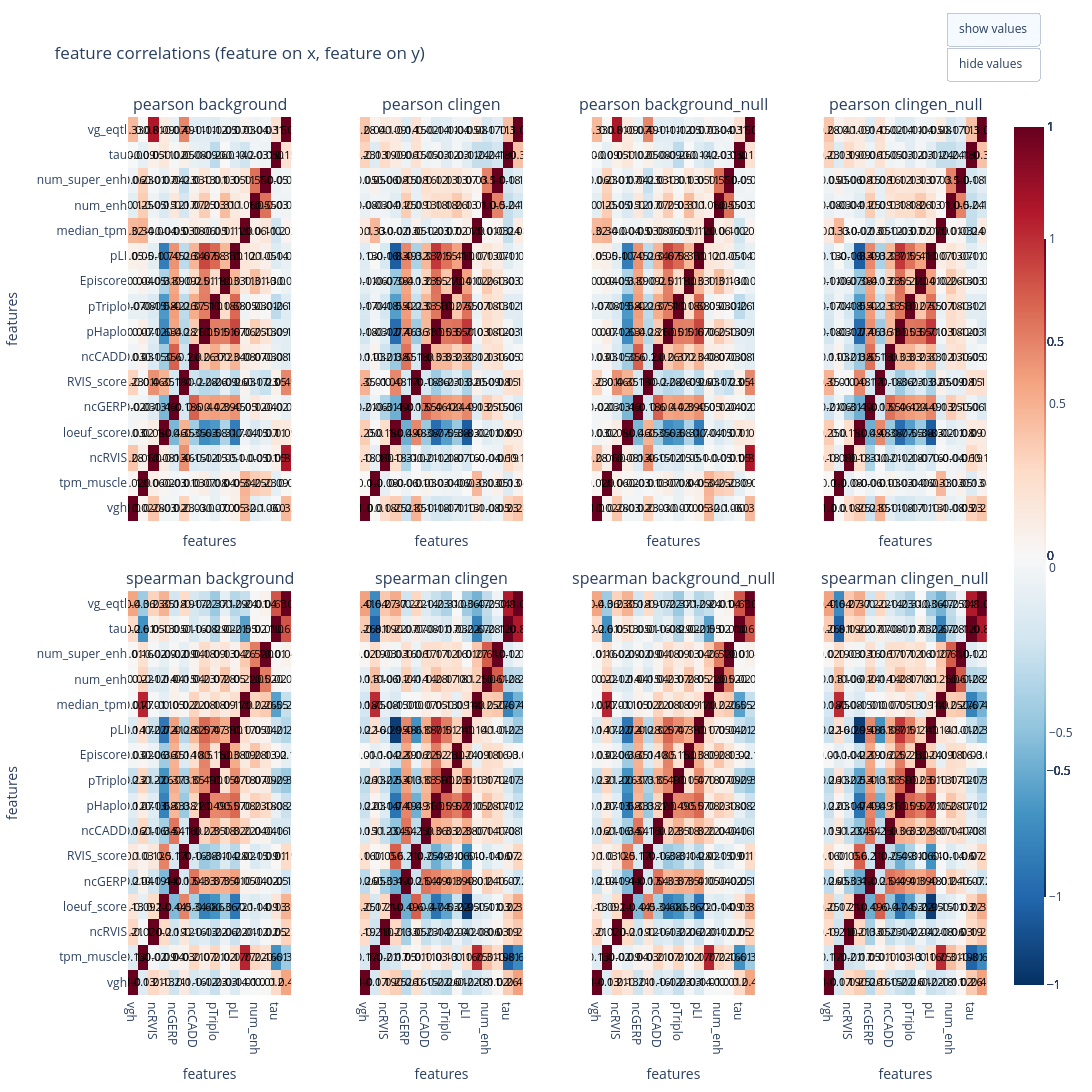

This figure's notebook cell:
### Code cell
from pathlib import Path

import numpy as np
import pandas as pd
import polars as pl
import plotly.graph_objects as go
from plotly.subplots import make_subplots

TARGET_METRICS = ["vg_predicted", "sum_sq_raw_score"]

FEATURE_METRICS = [
    "vgh",
    "tpm_muscle",
    "ncRVIS",
    "loeuf_score",
    "ncGERP",
    "RVIS_score",
    "ncCADD",
    "pHaplo",
    "pTriplo",
    "Episcore",
    "pLI",
    "median_tpm",
    "num_enh",
    "num_super_enh",
    "tau",
    "vg_eqtl",
   # "cv_effect",
]


def _prepare_frame(path: Path, cols: list[str]) -> pd.DataFrame:
    """load selected columns (numeric) for correlations."""
    schema_cols = pl.read_parquet(path, n_rows=0).columns
    keep = [c for c in cols if c in schema_cols]
    df = pl.read_parquet(path).select(keep).to_pandas()
    for c in df.columns:
        df[c] = pd.to_numeric(df[c], errors="coerce")
    return df


def _square_corr(df: pd.DataFrame, cols: list[str], method: str) -> pd.DataFrame:
    """feature-vs-feature correlation square."""
    present = [c for c in cols if c in df.columns]
    if len(present) == 0:
        return pd.DataFrame(index=cols, columns=cols, dtype=float)
    mat = df[present].corr(method=method)
    # reindex to keep a stable order + show missing cols as NaN rows/cols
    return mat.reindex(index=cols, columns=cols)


def _target_feature_corr(df: pd.DataFrame, method: str) -> pd.DataFrame:
    """targets (rows) vs features (cols) correlation matrix."""
    mat = pd.DataFrame(index=TARGET_METRICS, columns=FEATURE_METRICS, dtype=float)
    for y in TARGET_METRICS:
        if y not in df.columns:
            continue
        for x in FEATURE_METRICS:
            if x not in df.columns:
                continue
            mat.loc[y, x] = df[[y, x]].corr(method=method).iloc[0, 1]
    return mat


def _global_similarity(mat_a: pd.DataFrame, mat_b: pd.DataFrame, method: str) -> dict:
    """
    Similarity between two datasets' (target x feature) correlation profiles.

    Returns:
      - per_target: dict[target -> corr(profile_a, profile_b)]
      - pooled: corr over all (target,feature) entries (flattened), NaNs removed
    """
    # align
    a = mat_a.reindex(index=TARGET_METRICS, columns=FEATURE_METRICS)
    b = mat_b.reindex(index=TARGET_METRICS, columns=FEATURE_METRICS)

    per_target = {}
    for t in TARGET_METRICS:
        va = a.loc[t].astype(float).values
        vb = b.loc[t].astype(float).values
        mask = np.isfinite(va) & np.isfinite(vb)
        if mask.sum() < 2:
            per_target[t] = np.nan
        else:
            per_target[t] = pd.Series(va[mask]).corr(pd.Series(vb[mask]), method=method)

    va_all = a.values.astype(float).ravel()
    vb_all = b.values.astype(float).ravel()
    mask_all = np.isfinite(va_all) & np.isfinite(vb_all)
    pooled = (
        pd.Series(va_all[mask_all]).corr(pd.Series(vb_all[mask_all]), method=method)
        if mask_all.sum() >= 2
        else np.nan
    )

    return {"per_target": per_target, "pooled": pooled}


def plot_feature_corr_heatmaps_and_global() -> None:
    """
    1) Heatmaps: feature-vs-feature correlations (pearson + spearman) for each dataset
    2) Global similarity: compare correlation-with-target profiles across datasets
       - background vs background_null
       - background vs clingen
       - clingen vs clingen_null
       - clingen vs background
    """
    datasets = [
        ("background", BG_GENE),
        ("clingen", CLINGEN_GENE),
        ("background_null", BG_NULL_GENE),
        ("clingen_null", CLINGEN_NULL_GENE),
    ]

    # ---- (1) Feature-vs-feature heatmaps ----
    n_cols = len(datasets)
    fig = make_subplots(
        rows=2,
        cols=n_cols,
        shared_yaxes=True,
        shared_xaxes=True,
        subplot_titles=[f"{title} {name}" for title in ("pearson", "spearman") for name, _ in datasets],
        horizontal_spacing=0.08,
        vertical_spacing=0.08,
    )

    traces = []
    for col, (name, path) in enumerate(datasets, start=1):
        df = _prepare_frame(path, FEATURE_METRICS)

        for row, (title, method) in enumerate([("pearson", "pearson"), ("spearman", "spearman")], start=1):
            mat = _square_corr(df, FEATURE_METRICS, method=method)

            values = mat.values
            text = np.where(np.isnan(values), "", np.round(values, 2))

            heatmap = go.Heatmap(
                z=values,
                x=mat.columns,
                y=mat.index,
                colorscale="RdBu_r",
                zmin=-1,
                zmax=1,
                colorbar=dict(title="corr", thickness=32, len=0.8) if (row == 1 and col == n_cols) else None,
                hovertemplate=(
                    "y=%{y}<br>x=%{x}<br>corr=%{z:.2f}<extra>"
                    f"{title} {name}"
                    "</extra>"
                ),
                text=text,
                texttemplate="%{text}",
                textfont=dict(color="black", size=11),
            )
            fig.add_trace(heatmap, row=row, col=col)
            traces.append(len(fig.data) - 1)
            fig.update_xaxes(title_text="features", row=row, col=col)
            fig.update_yaxes(title_text="features", row=row, col=1)

    fig.update_layout(
        height=1400,
        width=1400,
        title_text="feature correlations (feature on x, feature on y)",
        margin=dict(t=70, b=50, l=70, r=40),
        updatemenus=[
            dict(
                type="buttons",
                x=1.06,
                y=1.12,
                xanchor="right",
                buttons=[
                    dict(
                        label="show values",
                        method="update",
                        args=[{"texttemplate": ["%{text}" if i in traces else None for i, _ in enumerate(fig.data)]}],
                    ),
                    dict(
                        label="hide values",
                        method="update",
                        args=[{"texttemplate": ["" if i in traces else None for i, _ in enumerate(fig.data)]}],
                    ),
                ],
            )
        ],
    )

    out_path = Path("/Users/markus/in-silico-vg-analysis/figures/feature_corr_heatmaps.html")
    out_path.parent.mkdir(parents=True, exist_ok=True)
    fig.write_html(str(out_path), include_plotlyjs="cdn", full_html=True)
    fig.show()

    # ---- (2) Global correlation of target-correlation profiles across datasets ----
    # Build target-vs-feature correlation matrices for each dataset
    corr_profiles = {}
    for name, path in datasets:
        df_tf = _prepare_frame(path, TARGET_METRICS + FEATURE_METRICS)
        corr_profiles[(name, "pearson")] = _target_feature_corr(df_tf, "pearson")
        corr_profiles[(name, "spearman")] = _target_feature_corr(df_tf, "spearman")

    comparisons = [
        ("background", "background_null"),
        ("background", "clingen"),
        ("background", "clingen_null"),
        ("clingen", "background_null"),
        ("clingen", "clingen_null"),
        ("background_null", "clingen_null"),
    ]

    rows = []
    for method in ["pearson", "spearman"]:
        for a, b in comparisons:
            sim = _global_similarity(corr_profiles[(a, method)], corr_profiles[(b, method)], method=method)
            rows.append(
                {
                    "method": method,
                    "A": a,
                    "B": b,
                    "pooled_global_corr": sim["pooled"],
                    **{f"per_target_corr__{t}": sim["per_target"][t] for t in TARGET_METRICS},
                }
            )

    summary = pd.DataFrame(rows)
    # print a compact view
    with pd.option_context("display.max_columns", None, "display.width", 180):
        print(summary.round(3))
    return summary


plot_feature_corr_heatmaps_and_global()

### Figure 1 — Plotly figure (JSON) as saved in the notebook; plotly's stock layout.template omitted (floating-point values rounded to 4 significant figures; data arrays with more than 128 entries replaced by an {"elided": "..."} marker saying what was removed)
{"data": [{"colorscale": [[0, "rgb(5,48,97)"], [0.1, "rgb(33,102,172)"], [0.2, "rgb(67,147,195)"], [0.3, "rgb(146,197,222)"], [0.4, "rgb(209,229,240)"], [0.5, "rgb(247,247,247)"], [0.6, "rgb(253,219,199)"], [0.7, "rgb(244,165,130)"], [0.8, "rgb(214,96,77)"], [0.9, "rgb(178,24,43)"], [1, "rgb(103,0,31)"]], "hovertemplate": "y=%{y}<br>x=%{x}<br>corr=%{z:.2f}<extra>pearson background</extra>", "text": {"elided": "16x16 str values"}, "textfont": {"color": "black", "size": 11}, "texttemplate": "%{text}", "type": "heatmap", "x": ["vgh", "tpm_muscle", "ncRVIS", "loeuf_score", "ncGERP", "RVIS_score", "ncCADD", "pHaplo", "pTriplo", "Episcore", "pLI", "median_tpm", "num_enh", "num_super_enh", "tau", "vg_eqtl"], "xaxis": "x", "y": ["vgh", "tpm_muscle", "ncRVIS", "loeuf_score", "ncGERP", "RVIS_score", "ncCADD", "pHaplo", "pTriplo", "Episcore", "pLI", "median_tpm", "num_enh", "num_super_enh", "tau", "vg_eqtl"], "yaxis": "y", "z": {"elided": "16x16 float values"}, "zmax": 1, "zmin": -1}, {"colorscale": [[0, "rgb(5,48,97)"], [0.1, "rgb(33,102,172)"], [0.2, "rgb(67,147,195)"], [0.3, "rgb(146,197,222)"], [0.4, "rgb(209,229,240)"], [0.5, "rgb(247,247,247)"], [0.6, "rgb(253,219,199)"], [0.7, "rgb(244,165,130)"], [0.8, "rgb(214,96,77)"], [0.9, "rgb(178,24,43)"], [1, "rgb(103,0,31)"]], "hovertemplate": "y=%{y}<br>x=%{x}<br>corr=%{z:.2f}<extra>spearman background</extra>", "text": {"elided": "16x16 str values"}, "textfont": {"color": "black", "size": 11}, "texttemplate": "%{text}", "type": "heatmap", "x": ["vgh", "tpm_muscle", "ncRVIS", "loeuf_score", "ncGERP", "RVIS_score", "ncCADD", "pHaplo", "pTriplo", "Episcore", "pLI", "median_tpm", "num_enh", "num_super_enh", "tau", "vg_eqtl"], "xaxis": "x5", "y": ["vgh", "tpm_muscle", "ncRVIS", "loeuf_score", "ncGERP", "RVIS_score", "ncCADD", "pHaplo", "pTriplo", "Episcore", "pLI", "median_tpm", "num_enh", "num_super_enh", "tau", "vg_eqtl"], "yaxis": "y5", "z": {"elided": "16x16 float values"}, "zmax": 1, "zmin": -1}, {"colorscale": [[0, "rgb(5,48,97)"], [0.1, "rgb(33,102,172)"], [0.2, "rgb(67,147,195)"], [0.3, "rgb(146,197,222)"], [0.4, "rgb(209,229,240)"], [0.5, "rgb(247,247,247)"], [0.6, "rgb(253,219,199)"], [0.7, "rgb(244,165,130)"], [0.8, "rgb(214,96,77)"], [0.9, "rgb(178,24,43)"], [1, "rgb(103,0,31)"]], "hovertemplate": "y=%{y}<br>x=%{x}<br>corr=%{z:.2f}<extra>pearson clingen</extra>", "text": {"elided": "16x16 str values"}, "textfont": {"color": "black", "size": 11}, "texttemplate": "%{text}", "type": "heatmap", "x": ["vgh", "tpm_muscle", "ncRVIS", "loeuf_score", "ncGERP", "RVIS_score", "ncCADD", "pHaplo", "pTriplo", "Episcore", "pLI", "median_tpm", "num_enh", "num_super_enh", "tau", "vg_eqtl"], "xaxis": "x2", "y": ["vgh", "tpm_muscle", "ncRVIS", "loeuf_score", "ncGERP", "RVIS_score", "ncCADD", "pHaplo", "pTriplo", "Episcore", "pLI", "median_tpm", "num_enh", "num_super_enh", "tau", "vg_eqtl"], "yaxis": "y2", "z": {"elided": "16x16 float values"}, "zmax": 1, "zmin": -1}, {"colorscale": [[0, "rgb(5,48,97)"], [0.1, "rgb(33,102,172)"], [0.2, "rgb(67,147,195)"], [0.3, "rgb(146,197,222)"], [0.4, "rgb(209,229,240)"], [0.5, "rgb(247,247,247)"], [0.6, "rgb(253,219,199)"], [0.7, "rgb(244,165,130)"], [0.8, "rgb(214,96,77)"], [0.9, "rgb(178,24,43)"], [1, "rgb(103,0,31)"]], "hovertemplate": "y=%{y}<br>x=%{x}<br>corr=%{z:.2f}<extra>spearman clingen</extra>", "text": {"elided": "16x16 str values"}, "textfont": {"color": "black", "size": 11}, "texttemplate": "%{text}", "type": "heatmap", "x": ["vgh", "tpm_muscle", "ncRVIS", "loeuf_score", "ncGERP", "RVIS_score", "ncCADD", "pHaplo", "pTriplo", "Episcore", "pLI", "median_tpm", "num_enh", "num_super_enh", "tau", "vg_eqtl"], "xaxis": "x6", "y": ["vgh", "tpm_muscle", "ncRVIS", "loeuf_score", "ncGERP", "RVIS_score", "ncCADD", "pHaplo", "pTriplo", "Episcore", "pLI", "median_tpm", "num_enh", "num_super_enh", "tau", "vg_eqtl"], "yaxis": "y6", "z": {"elided": "16x16 float values"}, "zmax": 1, "zmin": -1}, {"colorscale": [[0, "rgb(5,48,97)"], [0.1, "rgb(33,102,172)"], [0.2, "rgb(67,147,195)"], [0.3, "rgb(146,197,222)"], [0.4, "rgb(209,229,240)"], [0.5, "rgb(247,247,247)"], [0.6, "rgb(253,219,199)"], [0.7, "rgb(244,165,130)"], [0.8, "rgb(214,96,77)"], [0.9, "rgb(178,24,43)"], [1, "rgb(103,0,31)"]], "hovertemplate": "y=%{y}<br>x=%{x}<br>corr=%{z:.2f}<extra>pearson background_null</extra>", "text": {"elided": "16x16 str values"}, "textfont": {"color": "black", "size": 11}, "texttemplate": "%{text}", "type": "heatmap", "x": ["vgh", "tpm_muscle", "ncRVIS", "loeuf_score", "ncGERP", "RVIS_score", "ncCADD", "pHaplo", "pTriplo", "Episcore", "pLI", "median_tpm", "num_enh", "num_super_enh", "tau", "vg_eqtl"], "xaxis": "x3", "y": ["vgh", "tpm_muscle", "ncRVIS", "loeuf_score", "ncGERP", "RVIS_score", "ncCADD", "pHaplo", "pTriplo", "Episcore", "pLI", "median_tpm", "num_enh", "num_super_enh", "tau", "vg_eqtl"], "yaxis": "y3", "z": {"elided": "16x16 float values"}, "zmax": 1, "zmin": -1}, {"colorscale": [[0, "rgb(5,48,97)"], [0.1, "rgb(33,102,172)"], [0.2, "rgb(67,147,195)"], [0.3, "rgb(146,197,222)"], [0.4, "rgb(209,229,240)"], [0.5, "rgb(247,247,247)"], [0.6, "rgb(253,219,199)"], [0.7, "rgb(244,165,130)"], [0.8, "rgb(214,96,77)"], [0.9, "rgb(178,24,43)"], [1, "rgb(103,0,31)"]], "hovertemplate": "y=%{y}<br>x=%{x}<br>corr=%{z:.2f}<extra>spearman background_null</extra>", "text": {"elided": "16x16 str values"}, "textfont": {"color": "black", "size": 11}, "texttemplate": "%{text}", "type": "heatmap", "x": ["vgh", "tpm_muscle", "ncRVIS", "loeuf_score", "ncGERP", "RVIS_score", "ncCADD", "pHaplo", "pTriplo", "Episcore", "pLI", "median_tpm", "num_enh", "num_super_enh", "tau", "vg_eqtl"], "xaxis": "x7", "y": ["vgh", "tpm_muscle", "ncRVIS", "loeuf_score", "ncGERP", "RVIS_score", "ncCADD", "pHaplo", "pTriplo", "Episcore", "pLI", "median_tpm", "num_enh", "num_super_enh", "tau", "vg_eqtl"], "yaxis": "y7", "z": {"elided": "16x16 float values"}, "zmax": 1, "zmin": -1}, {"colorbar": {"len": 0.8, "thickness": 32, "title": {"text": "corr"}}, "colorscale": [[0, "rgb(5,48,97)"], [0.1, "rgb(33,102,172)"], [0.2, "rgb(67,147,195)"], [0.3, "rgb(146,197,222)"], [0.4, "rgb(209,229,240)"], [0.5, "rgb(247,247,247)"], [0.6, "rgb(253,219,199)"], [0.7, "rgb(244,165,130)"], [0.8, "rgb(214,96,77)"], [0.9, "rgb(178,24,43)"], [1, "rgb(103,0,31)"]], "hovertemplate": "y=%{y}<br>x=%{x}<br>corr=%{z:.2f}<extra>pearson clingen_null</extra>", "text": {"elided": "16x16 str values"}, "textfont": {"color": "black", "size": 11}, "texttemplate": "%{text}", "type": "heatmap", "x": ["vgh", "tpm_muscle", "ncRVIS", "loeuf_score", "ncGERP", "RVIS_score", "ncCADD", "pHaplo", "pTriplo", "Episcore", "pLI", "median_tpm", "num_enh", "num_super_enh", "tau", "vg_eqtl"], "xaxis": "x4", "y": ["vgh", "tpm_muscle", "ncRVIS", "loeuf_score", "ncGERP", "RVIS_score", "ncCADD", "pHaplo", "pTriplo", "Episcore", "pLI", "median_tpm", "num_enh", "num_super_enh", "tau", "vg_eqtl"], "yaxis": "y4", "z": {"elided": "16x16 float values"}, "zmax": 1, "zmin": -1}, {"colorscale": [[0, "rgb(5,48,97)"], [0.1, "rgb(33,102,172)"], [0.2, "rgb(67,147,195)"], [0.3, "rgb(146,197,222)"], [0.4, "rgb(209,229,240)"], [0.5, "rgb(247,247,247)"], [0.6, "rgb(253,219,199)"], [0.7, "rgb(244,165,130)"], [0.8, "rgb(214,96,77)"], [0.9, "rgb(178,24,43)"], [1, "rgb(103,0,31)"]], "hovertemplate": "y=%{y}<br>x=%{x}<br>corr=%{z:.2f}<extra>spearman clingen_null</extra>", "text": {"elided": "16x16 str values"}, "textfont": {"color": "black", "size": 11}, "texttemplate": "%{text}", "type": "heatmap", "x": ["vgh", "tpm_muscle", "ncRVIS", "loeuf_score", "ncGERP", "RVIS_score", "ncCADD", "pHaplo", "pTriplo", "Episcore", "pLI", "median_tpm", "num_enh", "num_super_enh", "tau", "vg_eqtl"], "xaxis": "x8", "y": ["vgh", "tpm_muscle", "ncRVIS", "loeuf_score", "ncGERP", "RVIS_score", "ncCADD", "pHaplo", "pTriplo", "Episcore", "pLI", "median_tpm", "num_enh", "num_super_enh", "tau", "vg_eqtl"], "yaxis": "y8", "z": {"elided": "16x16 float values"}, "zmax": 1, "zmin": -1}], "layout": {"annotations": [{"font": {"size": 16}, "showarrow": false, "text": "pearson background", "x": 0.095, "xanchor": "center", "xref": "paper", "y": 1, "yanchor": "bottom", "yref": "paper"}, {"font": {"size": 16}, "showarrow": false, "text": "pearson clingen", "x": 0.365, "xanchor": "center", "xref": "paper", "y": 1, "yanchor": "bottom", "yref": "paper"}, {"font": {"size": 16}, "showarrow": false, "text": "pearson background_null", "x": 0.635, "xanchor": "center", "xref": "paper", "y": 1, "yanchor": "bottom", "yref": "paper"}, {"font": {"size": 16}, "showarrow": false, "text": "pearson clingen_null", "x": 0.905, "xanchor": "center", "xref": "paper", "y": 1, "yanchor": "bottom", "yref": "paper"}, {"font": {"size": 16}, "showarrow": false, "text": "spearman background", "x": 0.095, "xanchor": "center", "xref": "paper", "y": 0.46, "yanchor": "bottom", "yref": "paper"}, {"font": {"size": 16}, "showarrow": false, "text": "spearman clingen", "x": 0.365, "xanchor": "center", "xref": "paper", "y": 0.46, "yanchor": "bottom", "yref": "paper"}, {"font": {"size": 16}, "showarrow": false, "text": "spearman background_null", "x": 0.635, "xanchor": "center", "xref": "paper", "y": 0.46, "yanchor": "bottom", "yref": "paper"}, {"font": {"size": 16}, "showarrow": false, "text": "spearman clingen_null", "x": 0.905, "xanchor": "center", "xref": "paper", "y": 0.46, "yanchor": "bottom", "yref": "paper"}], "height": 1400, "margin": {"b": 50, "l": 70, "r": 40, "t": 70}, "title": {"text": "feature correlations (feature on x, feature on y)"}, "updatemenus": [{"buttons": [{"args": [{"texttemplate": ["%{text}", "%{text}", "%{text}", "%{text}", "%{text}", "%{text}", "%{text}", "%{text}"]}], "label": "show values", "method": "update"}, {"args": [{"texttemplate": ["", "", "", "", "", "", "", ""]}], "label": "hide values", "method": "update"}], "type": "buttons", "x": 1.06, "xanchor": "right", "y": 1.12}], "width": 1400, "xaxis": {"anchor": "y", "domain": [0, 0.19], "matches": "x5", "showticklabels": false, "title": {"text": "features"}}, "xaxis2": {"anchor": "y2", "domain": [0.27, 0.46], "matches": "x6", "showticklabels": false, "title": {"text": "features"}}, "xaxis3": {"anchor": "y3", "domain": [0.54, 0.73], "matches": "x7", "showticklabels": false, "title": {"text": "features"}}, "xaxis4": {"anchor": "y4", "domain": [0.81, 1], "matches": "x8", "showticklabels": false, "title": {"text": "features"}}, "xaxis5": {"anchor": "y5", "domain": [0, 0.19], "title": {"text": "features"}}, "xaxis6": {"anchor": "y6", "domain": [0.27, 0.46], "title": {"text": "features"}}, "xaxis7": {"anchor": "y7", "domain": [0.54, 0.73], "title": {"text": "features"}}, "xaxis8": {"anchor": "y8", "domain": [0.81, 1], "title": {"text": "features"}}, "yaxis": {"anchor": "x", "domain": [0.54, 1], "title": {"text": "features"}}, "yaxis2": {"anchor": "x2", "domain": [0.54, 1], "matches": "y", "showticklabels": false}, "yaxis3": {"anchor": "x3", "domain": [0.54, 1], "matches": "y", "showticklabels": false}, "yaxis4": {"anchor": "x4", "domain": [0.54, 1], "matches": "y", "showticklabels": false}, "yaxis5": {"anchor": "x5", "domain": [0, 0.46], "title": {"text": "features"}}, "yaxis6": {"anchor": "x6", "domain": [0, 0.46], "matches": "y5", "showticklabels": false}, "yaxis7": {"anchor": "x7", "domain": [0, 0.46], "matches": "y5", "showticklabels": false}, "yaxis8": {"anchor": "x8", "domain": [0, 0.46], "matches": "y5", "showticklabels": false}}}
